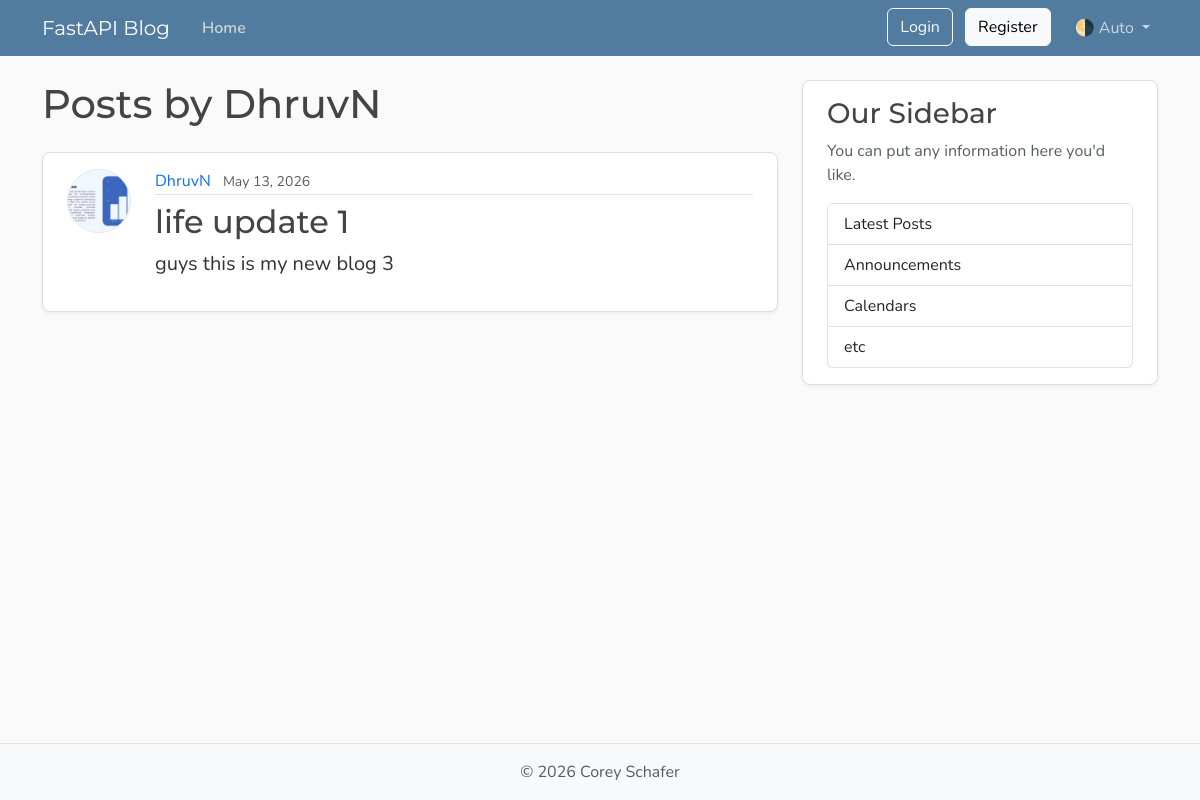
The page /users/1/posts on the database its author committed.
### models.py (models this page shows, shortened)
class User(base):
    __tablename__ = "users"
    id: Mapped[int] = mapped_column(Integer, primary_key=True, index=True)
    username: Mapped[str] = mapped_column(String(50), unique=True, nullable=False)
    email: Mapped[str] = mapped_column(String(120), unique=True, nullable=False)
    password_hash : Mapped[str] =  mapped_column(String(200), nullable=False)
    image_file: Mapped[str | None] = mapped_column(
        String(200),
        nullable=True,
        default=None,
    )
    posts: Mapped[list[Post]] = relationship(back_populates="author",cascade="all, delete-orphan")

class Post(base):
    __tablename__ = "posts"
    id: Mapped[int] = mapped_column(Integer, primary_key=True, index=True)
    title: Mapped[str] = mapped_column(String(100), nullable=False)
    content: Mapped[str] = mapped_column(Text, nullable=False)
    user_id: Mapped[int] = mapped_column(
        ForeignKey("users.id"),
        nullable=False,
        index=True,
    )
    date_posted: Mapped[datetime] = mapped_column(
        DateTime(timezone=True),
        default=lambda: datetime.now(UTC),
    )
    author: Mapped[User] = relationship(back_populates="posts")

### main.py (the view)
@app.get("/users/{user_id}/posts", include_in_schema=False, name="user_posts")
async def user_posts_page(
    request: Request,
    user_id: int,
    db: Annotated[AsyncSession, Depends(get_db)],
):
    result = await db.execute(select(models.User).where(models.User.id == user_id))
    user = result.scalars().first()
    if not user:
        raise HTTPException(
            status_code=status.HTTP_404_NOT_FOUND,
            detail="User not found",
        )
    result = await db.execute(
        select(models.Post)
        .options(selectinload(models.Post.author))
        .where(models.Post.user_id == user_id).order_by(models.Post.date_posted.desc()),
    )
    posts = result.scalars().all()
    return templates.TemplateResponse(
        request,
        "user_posts.html",
        {"posts": posts, "user": user, "title": f"{user.username}'s Posts"},
    )

### templates/user_posts.html
{% extends "layout.html" %}
{% block content %}
  <h1 class="mb-4">Posts by {{ user.username }}</h1>
  {% for post in posts %}
    <article class="content-section py-3 px-4 mb-4">
      <div class="d-flex align-items-start gap-4">
        <img class="rounded-circle article-img flex-shrink-0"
             src="{{ post.author.image_path }}"
             alt="{{ post.author.username }}'s profile picture"
             width="64"
             height="64"
             loading="lazy">
        <div class="flex-grow-1">
          <div class="article-metadata mb-2">
            <a class="me-2"
               href="{{ url_for('user_posts', user_id=post.author.id) }}">{{ post.author.username }}</a>
            <small class="text-body-secondary">{{ post.date_posted.strftime("%B %d, %Y") }}</small>
          </div>
          <h2>
            <a class="article-title"
               href="{{ url_for('post_page', post_id=post.id) }}">{{ post.title }}</a>
          </h2>
          <p class="article-content">{{ post.content }}</p>
        </div>
      </div>
    </article>
  {% else %}
    <p class="text-body-secondary">No posts by this user yet.</p>
  {% endfor %}
{% endblock content %}

### templates/layout.html (shortened to what this page needs)
<!DOCTYPE html>
<html lang="en">
<head>
  <link href="https://cdn.jsdelivr.net/npm/bootstrap@5.3.8/dist/css/bootstrap.min.css" rel="stylesheet"
>
  <link rel="stylesheet" type="text/css" href="{{ url_for('static', path='css/main.css' ) }}">
</head>
<body class="d-flex flex-column min-vh-100">
  <header class="site-header">
    <nav class="navbar navbar-expand-md bg-steel fixed-top" data-bs-theme="dark">
      <div class="container">
        <a class="navbar-brand me-4" href="{{ url_for('home') }}">FastAPI Blog</a>
        <div class="collapse navbar-collapse" id="navbarToggle">
          <div class="navbar-nav me-auto">
            <a class="nav-link active" aria-current="page" href="{{ url_for('home') }}">Home</a>
          </div>
          <div class="navbar-nav">
            <div id="loggedOutNav">
              <a class="btn btn-outline-light mb-2 mb-md-0 me-md-2" href="{{ url_for('login_page') }}">Login</a>
              <a class="btn btn-light mb-2 mb-md-0 me-md-3" href="{{ url_for('register_page') }}">Register</a>
            </div>
            <div class="nav-item dropdown">
              <a class="nav-link dropdown-toggle" href="#" role="button" id="bd-theme" data-bs-toggle="dropdown"
                aria-expanded="false">
                <span id="bd-theme-text">🌗 Auto</span>
              </a>
            </div>
          </div>
        </div>
      </div>
    </nav>
  </header>
  <main role="main" class="container">
    <div class="row">
      <div class="col-md-8">
        {% block content %}
        {% endblock content %}
      </div>
      <aside class="col-md-4">
        <div class="content-section py-3 px-4 mb-4">
          <h3>Our Sidebar</h3>
          <p class="text-body-secondary">You can put any information here you'd like.</p>
          <ul class="list-group">
            <li class="list-group-item">Latest Posts</li>
            <li class="list-group-item">Announcements</li>
            <li class="list-group-item">Calendars</li>
            <li class="list-group-item">etc</li>
          </ul>
        </div>
      </aside>
    </div>
  </main>
  <footer class="mt-auto py-3 bg-body-tertiary border-top">
    <div class="container text-center">
      <p class="text-body-secondary mb-0">
        © <span id="year"></span> Corey Schafer
      </p>
    </div>
  </footer>
</body>
</html>

### static/css/main.css (style rules this page uses)
:root { --font-heading: "Montserrat", system-ui, -apple-system, BlinkMacSystemFont, sans-serif; --font-body: "Nunito", system-ui, -apple-system, BlinkMacSystemFont, sans-serif; --color-bg-body: #fafafa; --color-bg-content: #ffffff; --color-text-primary: #333333; --color-text-heading: #444444; --color-steel: #527c9f; --color-nav-link: #cbd5db; --color-nav-link-hover: #ffffff; --color-link-hover: #428bca; --color-border: #dddddd; --color-border-light: #e3e3e3; --spacing-xl: 5rem; --article-img-size: 4rem; --account-img-size: 7.813rem; }
body { font-family: var(--font-body); background: var(--color-bg-body); color: var(--color-text-primary); }
main { padding-top: var(--spacing-xl); }
h1, h2, h3, h4, h5, h6 { font-family: var(--font-heading); color: var(--color-text-heading); }
.navbar-brand { font-family: var(--font-heading); }
a { text-decoration: none; }
.bg-steel { background-color: var(--color-steel); }
.site-header .navbar-nav .nav-link { color: var(--color-nav-link); transition: color 0.2s ease-in-out; }
.site-header .navbar-nav .nav-link.active { font-weight: 600; }
.content-section { background: var(--color-bg-content); border: 1px solid var(--color-border); border-radius: 0.5rem; box-shadow: 0 2px 4px rgba(15, 23, 42, 0.05); transition: box-shadow 0.15s ease, transform 0.15s ease, border-color 0.15s ease; }
.article-title { color: var(--color-text-heading); transition: color 0.2s ease-in-out; }
.article-content { white-space: pre-line; font-size: 1.25rem; }
.article-img { height: var(--article-img-size); width: var(--article-img-size); flex-shrink: 0; object-fit: cover; border: 1px solid var(--color-border-light); box-shadow: 0 0 0 2px var(--color-bg-content); }
.article-metadata { padding-bottom: 0.063rem; border-bottom: 1px solid var(--color-border-light); }
.article-metadata a { transition: color 0.2s ease-in-out; }
[data-bs-theme="dark"] { --color-bg-body: #1a1a1a; --color-bg-content: #2d2d2d; --color-text-primary: #e0e0e0; --color-text-heading: #f0f0f0; --color-border: #404040; --color-border-light: #4a4a4a; }

### rows shown on the page
User: username "DhruvN"
Post: author.image_path (picture), author.username "DhruvN", date_posted "May 13, 2026", title "life update 1", content "guys this is my new blog 3"
